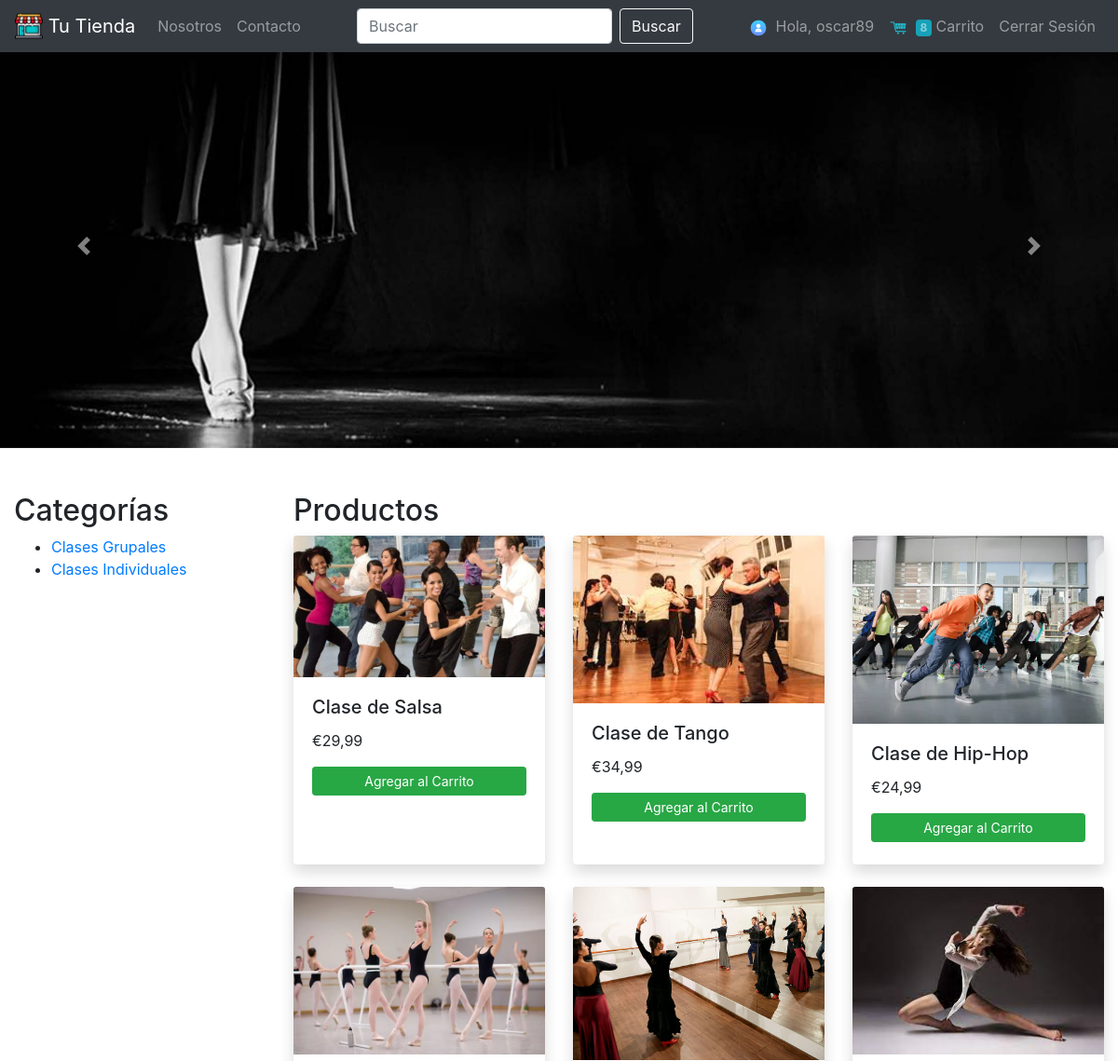
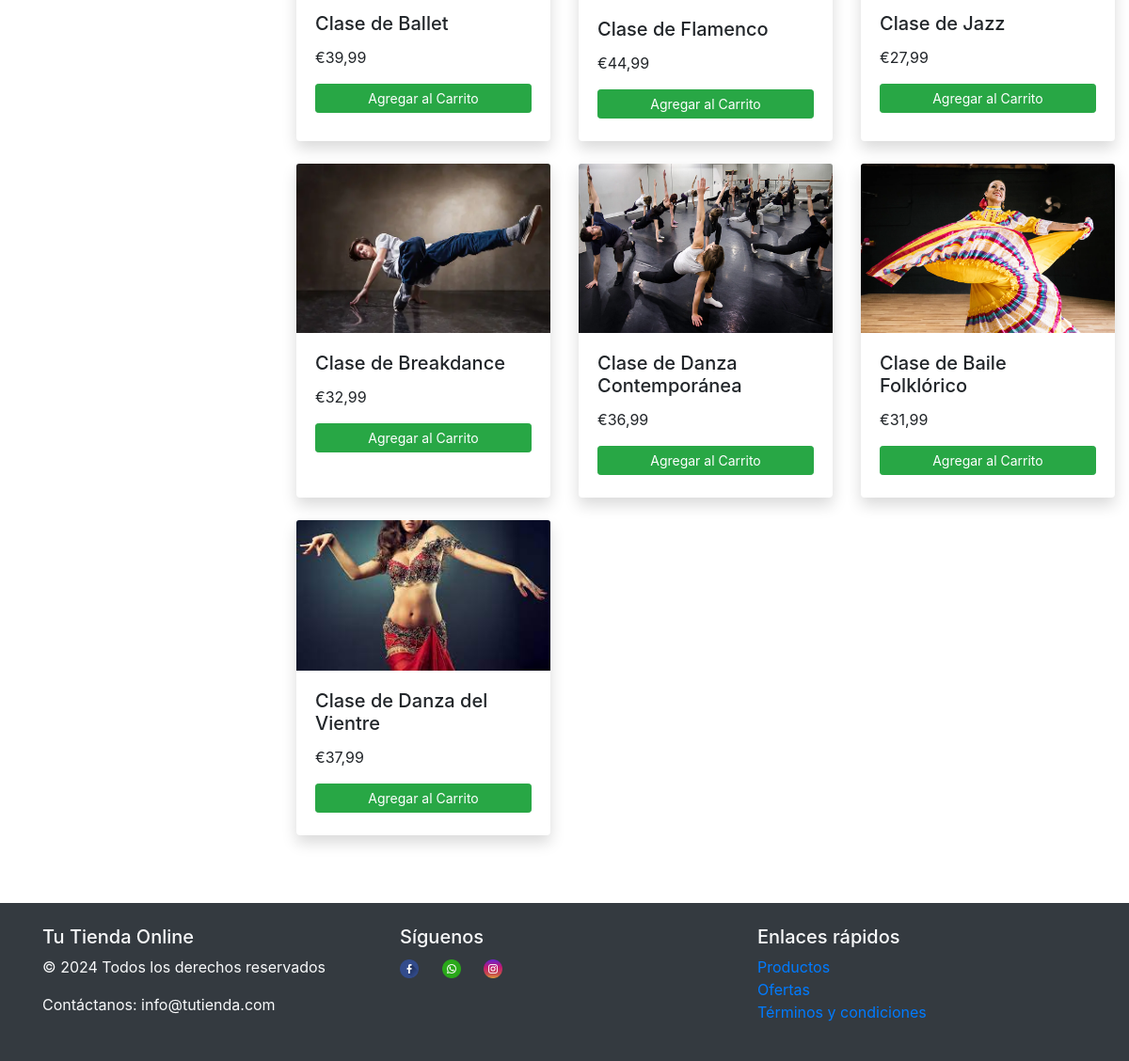
The app's page / (signed in) with its own data (2 pictures, top to bottom).
### tienda/models.py (models this page shows, shortened)
class Producto(models.Model):
    nombre = models.CharField(max_length=100)
    precio = models.DecimalField(max_digits=10, decimal_places=2)
    descripcion = models.TextField()
    imagen = models.ImageField(upload_to="productos/", null=True, blank=True)

### tienda/views.py (the view)
# urls.py: path("", index, name="index"),
def index(request):
    productos = (
        Producto.objects.all()
    )  # Recupera todos los productos de la base de datos
    return render(request, "index.html", {"productos": productos})

### tienda/context_processors.py (called while the page is built)
def items_carrito(request):
    carrito = None
    creado = False
    if request.user.is_authenticated:
        carrito, creado = Carrito.objects.get_or_create(usuario=request.user)
    total_items_carrito = (
        carrito.itemcarrito_set.aggregate(Sum("cantidad"))["cantidad__sum"]
        if carrito
        else 0
    )
    return {
        "items_carrito": carrito.itemcarrito_set.all() if carrito else [],
        "carrito": carrito,
        "creado": creado,
        "total_items_carrito": total_items_carrito,
    }

### tienda/templates/index.html (shortened to what this page needs)
{% extends "base.html" %} {% load static %} {% block contenido%}
<div id="imagenCarousel" class="carousel slide" data-ride="carousel">
  <div class="carousel-inner">
    <div class="carousel-item active">
      <img
        src="{% static 'images/carrusel2.jpg' %}"
        class="d-block w-100"
        alt="Imagen 1"
      />
    </div>
  </div>
  <a
    class="carousel-control-prev"
    href="#imagenCarousel"
    role="button"
    data-slide="prev"
  >
    <span class="carousel-control-prev-icon" aria-hidden="true"></span>
  </a>
  <a
    class="carousel-control-next"
    href="#imagenCarousel"
    role="button"
    data-slide="next"
  >
    <span class="carousel-control-next-icon" aria-hidden="true"></span>
  </a>
</div>
<div class="container-fluid mt-5">
  <div class="row">
    <div class="col-md-3">
      <h2>Categorías</h2>
      <ul>
        <li><a href="#">Clases Grupales</a></li>
        <li><a href="#">Clases Individuales</a></li>
      </ul>
    </div>
    <div class="col-md-9">
      <h2>Productos</h2>
      <div class="row">
        {% for producto in productos%}
        <div class="col-md-4 mb-4">
          <div
            class="card h-100 border-0 shadow rounded"
            style="background-color: #ffffff"
          >
            <a href="{% url 'producto' producto_id=producto.id %}">
              <img
                src="{{ producto.imagen.url }}"
                alt="{{ producto.nombre }}"
                class="card-img-top"
              />
            </a>
            <div class="card-body">
              <h5 class="card-title">{{producto.nombre}}</h5>
              <p class="card-text">€{{producto.precio}}</p>
              <form method="post" action="{% url 'agregar_carrito' %}">
                <button
                  type="submit"
                  class="btn btn-success btn-block btn-sm mb-1"
                >
                  Agregar al Carrito
                </button>
              </form>
            </div>
          </div>
        </div>
        {%endfor%}
        <div class="col-md-4 mb-4">
        </div>
      </div>
    </div>
  </div>
</div>
{% endblock %}

### tienda/templates/base.html (shortened to what this page needs)
{% load static %}
<!DOCTYPE html>
<html lang="es">
  <head>
    <link
      rel="stylesheet"
      href="https://stackpath.bootstrapcdn.com/bootstrap/4.3.1/css/bootstrap.min.css"
    />
  </head>
  <body>
    <nav class="navbar navbar-expand-lg navbar-dark bg-dark fixed-top">
      <a class="navbar-brand" href="{% url 'index' %}">
        <img
          src="{% static 'images/tienda.png' %}"
          width="30"
          height="30"
          class="d-inline-block align-top"
          alt=""
        />
        Tu Tienda
      </a>
      <div class="collapse navbar-collapse" id="navbarNav">
        <ul class="navbar-nav mr-auto">
          <li class="nav-item">
            <a class="nav-link" href="{% url "nosotros"%}">Nosotros</a>
          </li>
          <li class="nav-item">
            <a class="nav-link" href="{% url "contacto" %}">Contacto</a>
          </li>
        </ul>
        <form class="form-inline my-2 my-lg-0" method="POST" action="{% url 'buscar' %}">
          <input
            class="form-control mr-sm-2"
            type="search"
            placeholder="Buscar"
            aria-label="Search"
            name="buscar"
          />
          <button class="btn btn-outline-light my-2 my-sm-0" type="submit">
            Buscar
          </button>
        </form>
        {% if user.is_authenticated %}
        <ul class="navbar-nav ml-auto">
          <li class="nav-item">
            <a class="nav-link" href="{% url 'user' %}">
              <img
                src="{% static 'images/user.png' %}"
                width="20"
                height="20"
                class="mr-1"
                alt=""
              />
              Hola, {{ request.user.username }}
            </a>
          </li>
          <li class="nav-item">
            <a class="nav-link" href="{% url "carrito" %}">
              <img
                src="{% static 'images/carrito.png' %}"
                width="20"
                height="20"
                class="mr-1"
                alt=""
              />
              <span class=" badge bg-info">
                    {{total_items_carrito}}
              </span>
              Carrito
            </a>
          </li>
          <li class="nav-item">
            <a class="nav-link" href="{% url 'cerrar' %}">Cerrar Sesión</a>
          </li>
        </ul>
        {%endif%}
      </div>
    </nav>
    <div class="container-fluid mt-4 pt-4 w-100 pr-0 pl-0 pb-4 mb-4">
            {% block contenido%}
            {% endblock %}
    </div>
    <footer class="bg-dark text-light py-4">
      <div class="container">
        <div class="row">
          <div class="col-md-4">
            <h5>Tu Tienda Online</h5>
            <p>&copy; 2024 Todos los derechos reservados</p>
            <p>Contáctanos: info@tutienda.com</p>
          </div>
          <div class="col-md-4">
            <h5>Síguenos</h5>
            <a href="#" class="text-light" title="Facebook">
              <img
              src="{% static 'images/facebook.png' %}"
              width="20"
              height="20"
              class="mr-1"
              alt=""
            />
            </a>
            <a href="#" class="text-light" title="Whatsapp">
              <img
              src="{% static 'images/whatsapp.png' %}"
              width="20"
              height="20"
              class="mr-1"
              alt=""
            />
            </a>
            <a href="#" class="text-light" title="Instagram">
              <img
              src="{% static 'images/instagram.png' %}"
              width="20"
              height="20"
              class="mr-1"
              alt=""
            />
            </a>
          </div>
          <div class="col-md-4">
            <h5>Enlaces rápidos</h5>
            <ul class="list-unstyled">
              <li><a href="#">Productos</a></li>
              <li><a href="#">Ofertas</a></li>
              <li><a href="#">Términos y condiciones</a></li>
            </ul>
          </div>
        </div>
      </div>
    </footer>
  </body>
</html>

### records on screen
Producto: imagen (picture), nombre "Clase de Salsa", precio "29,99"
Producto: imagen (picture), nombre "Clase de Tango", precio "34,99"
Producto: imagen (picture), nombre "Clase de Hip-Hop", precio "24,99"
Producto: imagen (picture), nombre "Clase de Ballet", precio "39,99"
Producto: imagen (picture), nombre "Clase de Flamenco", precio "44,99"
Producto: imagen (picture), nombre "Clase de Jazz", precio "27,99"
Producto: imagen (picture), nombre "Clase de Breakdance", precio "32,99"
Producto: imagen (picture), nombre "Clase de Danza Contemporánea", precio "36,99"
Producto: imagen (picture), nombre "Clase de Baile Folklórico", precio "31,99"
Producto: imagen (picture), nombre "Clase de Danza del Vientre", precio "37,99"

### other values on screen
{{ request.user.username }} "oscar89"
{{ total_items_carrito }} "8"
